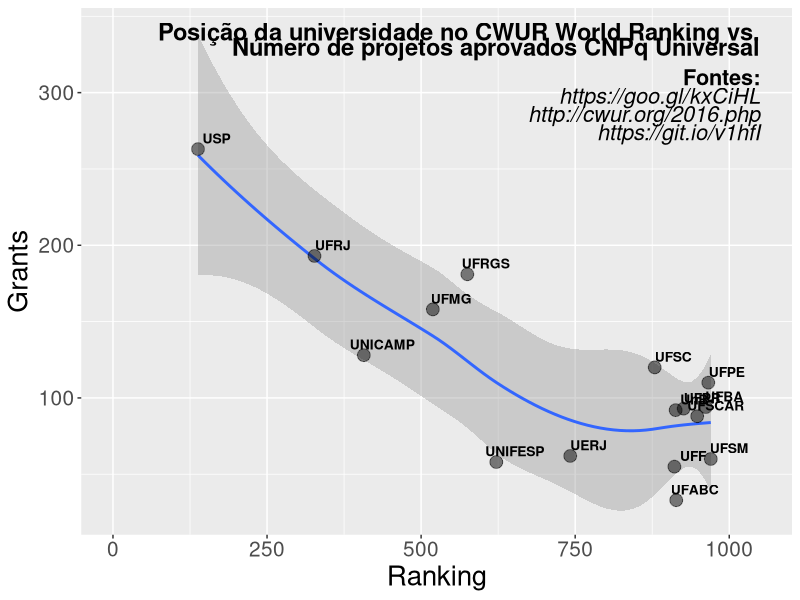

Reproduce this figure in R.
library(ggplot2)
library(dplyr)

CNPq.data <- read.csv("tabula-Nomes aprovados Universal 2016 (ordem alfabetica).csv", 
                      header = FALSE)

names(CNPq.data) <- c("Nome",
                      "Faixa",
                      "Nome.Inst",
                      "Estado",
                      "Instituicao",
                      "Regiao")
CNPq.data <- CNPq.data[-which(CNPq.data$Regiao == ""), ]
CNPq.data <- CNPq.data[-which(CNPq.data$Estado == ""), ]
CNPq.data$Instituicao <- gsub(" ", "", CNPq.data$Instituicao)

cwur.data <- read.csv("cwur2016.csv",
                      header = TRUE, 
                      sep = ",",
                      stringsAsFactors = FALSE)[, 1:3]
cwur.BR <- cwur.data %>% 
  filter(Location == "Brazil") %>%
  mutate(Ranking = World.Rank, Instituicao = Institution) %>%
  select(Ranking, Instituicao)

# A bit of by-hand editing
cwur.BR$Instituicao <- c("USP", "UFRJ", "UNICAMP",
                         "UFMG", "UFRGS", "UNIFESP",
                         "UERJ", "UFSC", "UFF",
                         "UnB", "UFABC", "UFPR",
                         "UFSCAR", "UFBA", "UFPE", "UFSM")

Univs <- table(CNPq.data$Instituicao)
Univs <- data.frame(Instituicao = names(Univs),
                    Grants      = as.numeric(Univs), 
                    stringsAsFactors = FALSE)

Univs <- Univs %>%
  filter(Instituicao %in% cwur.BR$Instituicao)

mydata <- left_join(Univs, cwur.BR, "Instituicao") %>%
  select(Instituicao, Grants, Ranking) %>%
  arrange(Ranking)

p <- ggplot(data = mydata, mapping = aes(x = Ranking, 
                                         y = Grants, 
                                         label = Instituicao))
p + 
  scale_x_continuous(limits = c(1,1050), 
                     breaks = c(0, 250, 500, 750, 1000)) + 
  geom_smooth(method = "loess") + 
  geom_text(nudge_x = 30, nudge_y = 7, size = 3.5, fontface = "bold") + 
  geom_point(size = 4,
             alpha = 0.5) + 
  annotate(geom = "text", x = 1050, y = 340,
           label = "Posição da universidade no CWUR World Ranking vs.",
           hjust = "right",
           size = 6,
           fontface = "bold") +
  annotate(geom = "text", x = 1050, y = 330,
           label = "Número de projetos aprovados CNPq Universal",
           hjust = "right",
           size = 6,
           fontface = "bold") + 
  annotate(geom = "text", x = 1050, y = 310,
           label = "Fontes:",
           hjust = "right",
           size = 5.5,
           fontface = "bold") + 
  annotate(geom = "text", x = 1050, y = 298,
           label = "https://goo.gl/kxCiHL",
           hjust = "right",
           size = 5.5,
           fontface = "italic") +
  annotate(geom = "text", x = 1050, y = 286,
           label = "http://cwur.org/2016.php",
           hjust = "right",
           size = 5.5,
           fontface = "italic") + 
  annotate(geom = "text", x = 1050, y = 274,
           label = "https://git.io/v1hfI",
           hjust = "right",
           size = 5.5,
           fontface = "italic") +
  theme(axis.title = element_text(size = 20),
        axis.text  = element_text(size = 15))


